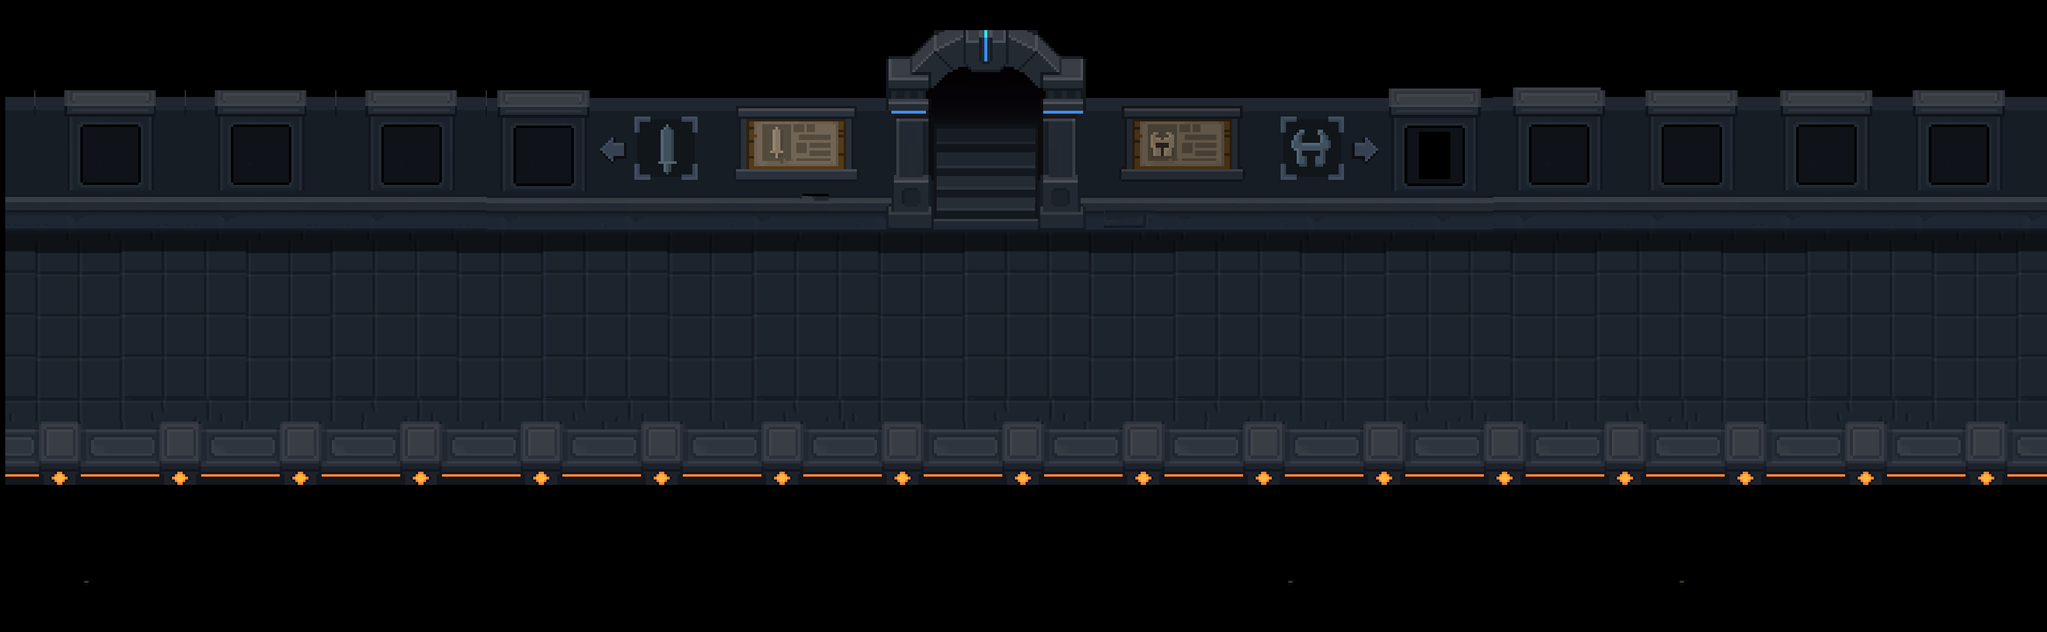

The image is a tile-based game level rendered from a .tmx file. Its description and source (layers, tilesets, objects; grid data summarised) follow:
An orthogonal 68x21 tile map with 57x57 px tiles, 3 tile layers (ground, wall, collision), 3 tilesets and 11 objects (knightBirthPoint, enterAdventure, monster1, monster2, monster3, ...).

<map version="1.0" orientation="orthogonal" renderorder="right-down" width="68" height="21" tilewidth="57" tileheight="57">
 <tileset firstgid="1" name="entrance2" tilewidth="57" tileheight="57">
  <image source="entrance2.png" width="1595" height="1196" />
 </tileset>
 <tileset firstgid="541" name="basement" tilewidth="57" tileheight="57">
  <tileoffset x="10" y="0" />
  <properties>
   <property name="X" value="" />
  </properties>
  <image source="basement.png" width="3093" height="1740" />
 </tileset>
 <tileset firstgid="2161" name="roommaterial" tilewidth="57" tileheight="57">
  <image source="roommaterial.png" width="1119" height="788" />
  <tile id="1">
   <properties>
    <property name="collide" value="true" />
   </properties>
  </tile>
 </tileset>
 <layer name="ground" width="68" height="21">
  <data>[1428 cells, 449 non-empty, 71 distinct tile ids]</data>
 </layer>
 <layer name="wall" width="68" height="21">
  <data>[1428 cells, 998 non-empty, 295 distinct tile ids]</data>
 </layer>
 <objectgroup name="knight">
  <object name="knightBirthPoint" x="1929" y="490.667" width="153.333" height="177.333" />
  <object name="enterAdventure" x="1769" y="185" width="197" height="204" />
  <object name="monster1" x="2662" y="240" width="111" height="110" />
  <object name="monster2" x="2900" y="236" width="108" height="111" />
  <object name="monster3" x="3150" y="233" width="111" height="115" />
  <object name="monster4" x="3403" y="237" width="111" height="113" />
  <object name="monster5" x="3654" y="239" width="112" height="108" />
  <object name="weapon4" x="155" y="235" width="112" height="112" />
  <object name="weapon3" x="440" y="236" width="108" height="110" />
  <object name="weapon2" x="726" y="236" width="109" height="112" />
  <object name="weapon1" x="975" y="237" width="108" height="112" />
 </objectgroup>
 <layer name="collision" width="68" height="21" opacity="0">
  <data>[1428 cells, 941 non-empty, 1 distinct tile ids]</data>
 </layer>
</map>